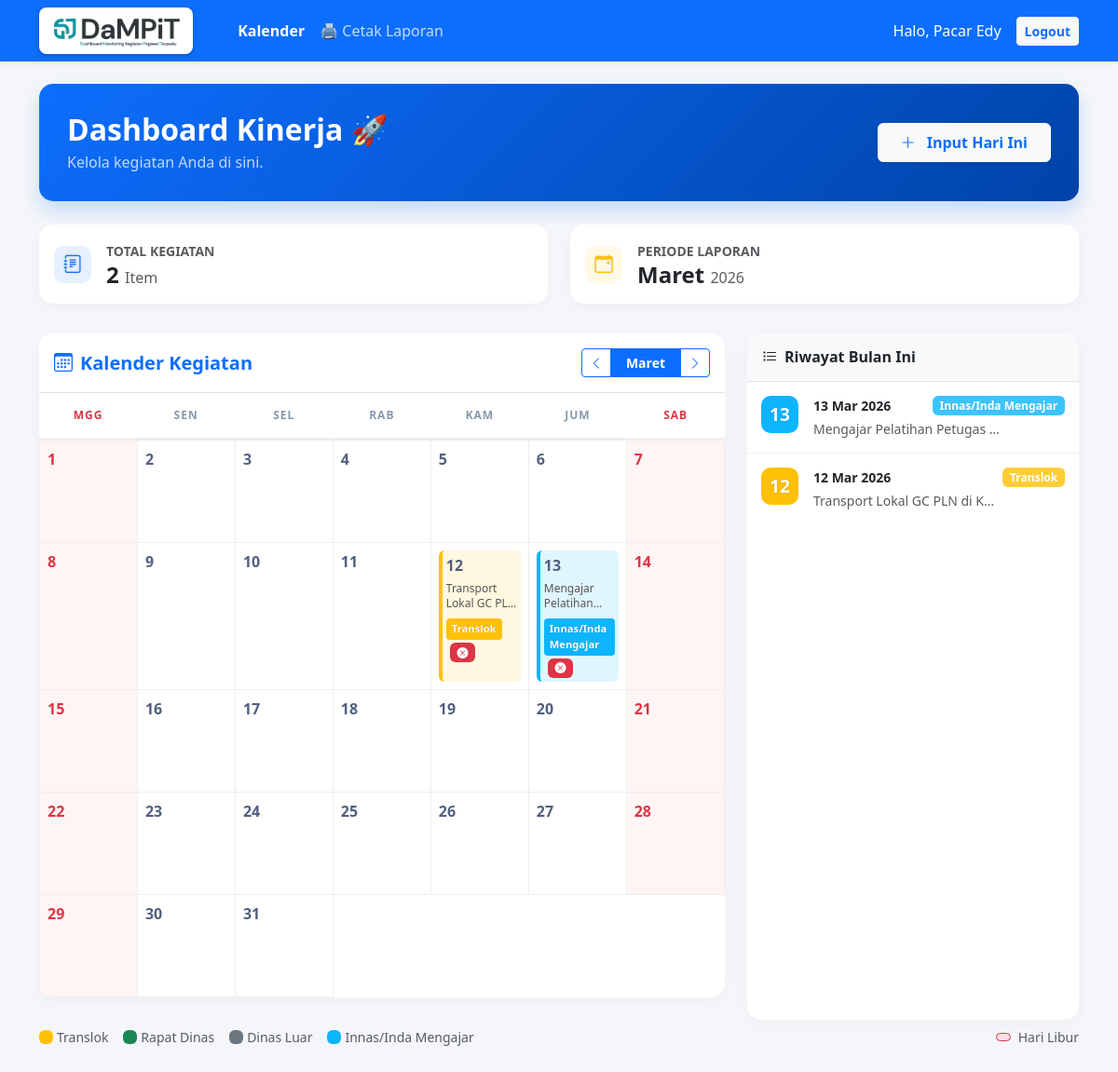
The page /pegawai/index.php?bulan=03&tahun=2026 (signed in) on the database its author committed.
### tables this page shows
CREATE TABLE `kegiatan` (
  `id` int(11) NOT NULL,
  `user_id` int(11) NOT NULL,
  `tanggal` date NOT NULL,
  `jenis` varchar(100) DEFAULT NULL,
  `keterangan` text NOT NULL,
  `status` enum('LOCKED','FINAL') DEFAULT 'LOCKED',
  `update_count` tinyint(4) DEFAULT 0,
  `alasan_update` text DEFAULT NULL,
  `created_at` timestamp NOT NULL DEFAULT current_timestamp(),
  `history_log` text DEFAULT NULL
);

CREATE TABLE `jenis_kegiatan` (
  `id` int(11) NOT NULL,
  `nama_kegiatan` varchar(100) NOT NULL,
  `warna_label` varchar(20) NOT NULL
);

### pegawai/index.php (the view, shortened to what this page needs)
<?php
include '../config/database.php';
$master_warna = [];
$q_master = mysqli_query($koneksi, "SELECT * FROM jenis_kegiatan");
while ($m = mysqli_fetch_assoc($q_master)) {
    $master_warna[strtolower(trim($m['nama_kegiatan']))] = $m['warna_label'];
}
function getWarnaByJenis($jenis, $master) {
    $kunci = strtolower(trim($jenis));
    if (isset($master[$kunci])) {
        return $master[$kunci];
    }
    return "#6c757d";
}
$bulan = isset($_GET['bulan']) ? $_GET['bulan'] : date('m');
$tahun = isset($_GET['tahun']) ? $_GET['tahun'] : date('Y');
$id_user = $_SESSION['id'];
$query_kegiatan = mysqli_query($koneksi, "SELECT * FROM kegiatan WHERE user_id='$id_user' AND MONTH(tanggal)='$bulan' AND YEAR(tanggal)='$tahun'");
$data_kegiatan = [];
while ($row = mysqli_fetch_assoc($query_kegiatan)) {
    $data_kegiatan[$row['tanggal']] = $row;
}
$query_list = mysqli_query($koneksi, "SELECT * FROM kegiatan WHERE user_id='$id_user' AND MONTH(tanggal)='$bulan' AND YEAR(tanggal)='$tahun' ORDER BY tanggal DESC");
$total_item = mysqli_num_rows($query_list);
$jumlah_hari = cal_days_in_month(CAL_GREGORIAN, $bulan, $tahun);
$nama_bulan = ['01'=>'Januari','02'=>'Februari','03'=>'Maret','04'=>'April','05'=>'Mei','06'=>'Juni','07'=>'Juli','08'=>'Agustus','09'=>'September','10'=>'Oktober','11'=>'November','12'=>'Desember'];
?>
<!DOCTYPE html>
<html lang="id">
<head>
    <link href="https://cdn.jsdelivr.net/npm/bootstrap@5.3.0/dist/css/bootstrap.min.css" rel="stylesheet">
    <link rel="stylesheet" href="https://cdn.jsdelivr.net/npm/bootstrap-icons@1.11.0/font/bootstrap-icons.css">
</head>
<body>
    <nav class="navbar navbar-expand-lg navbar-dark bg-primary shadow-sm sticky-top mb-4">
        <div class="container">
            <a class="navbar-brand p-0" href="index.php">
                <img src="../assets/img/logo_dampit.png" alt="DaMPiT" style="height: 50px; background: white; padding: 5px 12px; border-radius: 8px; box-shadow: 0 2px 5px rgba(0,0,0,0.2);">
            </a>
            <div class="navbar-nav me-auto ms-4">
                <a class="nav-link text-white fw-bold active" href="index.php">Kalender</a>
                <a class="nav-link text-white opacity-75 hover-opacity-100" href="cetak.php">🖨️ Cetak Laporan</a>
            </div>
            <div class="d-flex text-white align-items-center">
                <span class="me-3 d-none d-md-block">Halo, <?php echo $_SESSION['nama']; ?></span>
                <a href="../logout.php" class="btn btn-sm btn-light text-primary fw-bold">Logout</a>
            </div>
        </div>
    </nav>
    <div class="container pb-5">
        <div class="welcome-box d-flex justify-content-between align-items-center flex-wrap gap-3">
            <div><h2 class="fw-bold mb-1">Dashboard Kinerja 🚀</h2><p class="mb-0 opacity-75">Kelola kegiatan Anda di sini.</p></div>
            <div><a href="input_kegiatan.php?tanggal=<?php echo date('Y-m-d'); ?>&mode=baru" class="btn btn-light text-primary fw-bold shadow-sm px-4 py-2"><i class="bi bi-plus-lg me-2"></i> Input Hari Ini</a></div>
        </div>
        <div class="row mb-4">
            <div class="col-md-6 mb-2">
                <div class="custom-card p-3 d-flex align-items-center">
                    <div class="icon-box bg-primary bg-opacity-10 text-primary me-3" style="color: var(--bs-primary) !important;"><i class="bi bi-journal-text"></i></div>
                    <div><small class="text-muted fw-bold text-uppercase">Total Kegiatan</small><h4 class="mb-0 fw-bold"><?php echo $total_item; ?> <span class="fs-6 text-muted fw-normal">Item</span></h4></div>
                </div>
            </div>
            <div class="col-md-6 mb-2">
                <div class="custom-card p-3 d-flex align-items-center">
                    <div class="icon-box bg-warning bg-opacity-10 text-warning me-3" style="color: var(--bs-warning) !important;"><i class="bi bi-calendar-event"></i></div>
                    <div><small class="text-muted fw-bold text-uppercase">Periode Laporan</small><h4 class="mb-0 fw-bold"><?php echo $nama_bulan[$bulan]; ?> <span class="fs-6 text-muted fw-normal"><?php echo $tahun; ?></span></h4></div>
                </div>
            </div>
        </div>
        <div class="row">
            <div class="col-lg-8 mb-4">
                <div class="custom-card">
                    <div class="p-3 border-bottom d-flex justify-content-between align-items-center bg-white">
                        <h5 class="fw-bold mb-0 text-primary"><i class="bi bi-calendar3 me-2"></i>Kalender Kegiatan</h5>
                        <div class="btn-group shadow-sm">
                            <a href="?bulan=<?= date('m', mktime(0,0,0,$bulan-1,1,$tahun)) ?>&tahun=<?= date('Y', mktime(0,0,0,$bulan-1,1,$tahun)) ?>" class="btn btn-outline-primary btn-sm"><i class="bi bi-chevron-left"></i></a>
                            <a href="#" class="btn btn-primary btn-sm px-3 fw-bold"><?= $nama_bulan[$bulan] ?></a>
                            <a href="?bulan=<?= date('m', mktime(0,0,0,$bulan+1,1,$tahun)) ?>&tahun=<?= date('Y', mktime(0,0,0,$bulan+1,1,$tahun)) ?>" class="btn btn-outline-primary btn-sm"><i class="bi bi-chevron-right"></i></a>
                        </div>
                    </div>
                    <div class="d-flex text-center">
                        <div class="header-hari text-danger-custom">MGG</div><div class="header-hari">SEN</div><div class="header-hari">SEL</div><div class="header-hari">RAB</div><div class="header-hari">KAM</div><div class="header-hari">JUM</div><div class="header-hari text-danger-custom">SAB</div>
                    </div>
                    <div class="kalender-grid">
                        <?php
                        for ($tgl = 1; $tgl <= $jumlah_hari; $tgl++) {
                            $tgl_full = sprintf("%04d-%02d-%02d", $tahun, $bulan, $tgl);
                            $hari_angka = date('w', strtotime($tgl_full));
                            $bg_dasar = ($hari_angka == 0 || $hari_angka == 6) ? 'weekend' : '';
                            $teks_merah = ($hari_angka == 0 || $hari_angka == 6) ? 'text-danger-custom' : '';
                            $konten = ""; $status_db = ""; $keterangan_full = ""; $alasan_full = ""; $jenis_label = "";
                            if (isset($data_kegiatan[$tgl_full])) {
                                $row = $data_kegiatan[$tgl_full];
                                $status_db = $row['status'];
                                $keterangan_full = htmlspecialchars($row['keterangan']);
                                $alasan_full = isset($row['alasan_update']) ? htmlspecialchars($row['alasan_update']) : '-';
                                $jenis_db = isset($row['jenis']) ? $row['jenis'] : '';
                                $warna = getWarnaByJenis($jenis_db, $master_warna);
                                $style_bg = "background-color:".$warna."20; border-left: 4px solid ".$warna;
                                $icon_status = "";
                                if ($status_db == 'FINAL') $icon_status = "<span class='badge bg-danger ms-1'><i class='bi bi-x-circle-fill'></i></span>";
                                $label_tampil = !empty($jenis_db) ? $jenis_db : 'Kegiatan';
                                $konten = "<div class='h-100 w-100 p-1 rounded' style='$style_bg'>";
                                $konten .= "<span class='text-tgl $teks_merah'>$tgl</span>";
                                $konten .= "<div class='text-keterangan'>$keterangan_full</div>";
                                $konten .= "<div class='mt-1'><span class='status-badge' style='background-color:$warna;'>$label_tampil</span>$icon_status</div>";
                                $konten .= "</div>";
                            } else {
                                $konten = "<span class='text-tgl $teks_merah'>$tgl</span>";
                            }
                        ?>
                            <div class="kalender-col <?php echo $bg_dasar; ?>"
                                 onclick="klikTanggal('<?= $tgl_full ?>', '<?= $status_db ?>', '<?= $keterangan_full ?>', '<?= $alasan_full ?>', '<?= $jenis_label ?? '' ?>')">
                                <?= $konten ?>
                            </div>
                        <?php } ?>
                    </div>
                </div>
            </div>
            <div class="col-lg-4">
                <div class="custom-card h-100">
                    <div class="p-3 bg-light border-bottom"><h6 class="fw-bold mb-0 text-dark"><i class="bi bi-list-task me-2"></i>Riwayat Bulan Ini</h6></div>
                    <div class="list-group list-group-flush overflow-auto" style="max-height: 500px;">
                        <?php if(mysqli_num_rows($query_list) > 0) { ?>
                            <?php while($list = mysqli_fetch_assoc($query_list)) {
                                $jenis_side = isset($list['jenis']) ? $list['jenis'] : '';
                                $warna_side = getWarnaByJenis($jenis_side, $master_warna);
                                $label_side = !empty($jenis_side) ? $jenis_side : 'Kegiatan';
                            ?>
                            <div class="list-group-item d-flex gap-3 align-items-start">
                                <div class="icon-box flex-shrink-0" style="background-color: <?php echo $warna_side; ?>;">
                                    <?php echo date('d', strtotime($list['tanggal'])); ?>
                                </div>
                                <div class="w-100">
                                    <div class="d-flex justify-content-between w-100 mb-1">
                                        <small class="fw-bold text-dark"><?php echo date('d M Y', strtotime($list['tanggal'])); ?></small>
                                        <small class="badge" style="background-color: <?php echo $warna_side; ?>; opacity: 0.8;"><?php echo $label_side; ?></small>
                                    </div>
                                    <p class="mb-0 small text-muted text-truncate" style="max-width: 200px;"><?php echo $list['keterangan']; ?></p>
                                </div>
                            </div>
                            <?php } ?>
                        <?php } else { ?>
                            <div class="text-center p-5 text-muted"><i class="bi bi-clipboard-x display-4 opacity-25"></i><p class="small mt-2">Belum ada kegiatan bulan ini.</p></div>
                        <?php } ?>
                    </div>
                </div>
            </div>
        </div>
        <div class="mt-2 d-flex flex-wrap gap-3 small text-muted">
            <?php
            mysqli_data_seek($q_master, 0);
            while($m = mysqli_fetch_assoc($q_master)): ?>
                <div class="d-flex align-items-center"><span class="d-inline-block rounded me-1" style="width:15px;height:15px;background:<?php echo $m['warna_label']; ?>;"></span> <?php echo $m['nama_kegiatan']; ?></div>
            <?php endwhile; ?>
            <div class="d-flex align-items-center ms-auto"><span class="badge bg-danger bg-opacity-10 text-danger border border-danger me-2"> </span> Hari Libur</div>
        </div>
    </div>
</body>
</html>

### pegawai/index.php (style rules this page uses)
body { background-color: #f4f6f9; font-family: 'Segoe UI', sans-serif; }
.welcome-box { background: linear-gradient(135deg, #0d6efd, #0043a8); color: white; border-radius: 15px; padding: 30px; box-shadow: 0 10px 20px rgba(13, 110, 253, 0.2); margin-bottom: 25px; }
.custom-card { background: white; border: none; border-radius: 15px; box-shadow: 0 4px 15px rgba(0,0,0,0.03); overflow: hidden; height: 100%; }
.kalender-grid { display: flex; flex-wrap: wrap; border-top: 1px solid #eee; border-left: 1px solid #eee; }
.kalender-col { width: 14.28%; border-right: 1px solid #eee; border-bottom: 1px solid #eee; min-height: 110px; position: relative; background-color: white; padding: 8px; cursor: pointer; transition: 0.2s; }
.header-hari { width: 14.28%; text-align: center; font-weight: bold; background-color: #fff; padding: 15px 0; color: #8898aa; text-transform: uppercase; font-size: 0.75rem; letter-spacing: 1px; border-bottom: 2px solid #eee; }
.weekend { background-color: #fff5f5; }
.text-tgl { font-weight: bold; font-size: 1rem; display: block; margin-bottom: 5px; color: #525f7f; }
.text-danger-custom { color: #dc3545 !important; }
.status-badge { display: inline-block; margin-top: 5px; font-size: 0.7rem; padding: 3px 6px; border-radius: 4px; font-weight: bold; color: white; text-shadow: 0 0 1px rgba(0,0,0,0.3); }
.text-keterangan { font-size: 0.75rem; color: #555; line-height: 1.3; display: -webkit-box; -webkit-line-clamp: 2; -webkit-box-orient: vertical; overflow: hidden; }
.list-group-item { border: none; border-bottom: 1px solid #f0f0f0; padding: 15px; }
.list-group-item:last-child { border-bottom: none; }
.icon-box { width: 40px; height: 40px; border-radius: 10px; display: flex; align-items: center; justify-content: center; font-size: 1.2rem; font-weight: bold; color: white; text-shadow: 0 0 2px rgba(0,0,0,0.2); }

### rows shown on the page
kegiatan: keterangan "Transport Lokal GC…", jenis "Translok", status "FINAL" (drawn), tanggal "12", tanggal "12 Mar 2026", keterangan "Transport Lokal GC PLN di K…"
kegiatan: keterangan "Mengajar…", jenis "Innas/Inda Mengajar", status "FINAL" (drawn), tanggal "13", tanggal "13 Mar 2026", keterangan "Mengajar Pelatihan Petugas…"
jenis_kegiatan: nama_kegiatan "Translok"
jenis_kegiatan: nama_kegiatan "Rapat Dinas"
jenis_kegiatan: nama_kegiatan "Dinas Luar"
jenis_kegiatan: nama_kegiatan "Innas/Inda Mengajar"

### other values the page prints
$_SESSION['nama'] "Pacar Edy"
$total_item "2"
$nama_bulan[$bulan] "Maret"
$tahun "2026"
